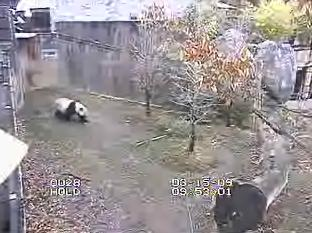
#> input picture deformable_ssvm/00001.jpg, 312 x 233 px
$ python draw_debug.py   (Python 2 division)
#> lines starting #> are read from the running program, lines starting #| are printed output that depends on the picture
#> further down, image is the input picture: shape (233, 312, 3); mean B, G, R 148.7, 146.8, 153.4
import matplotlib.pyplot as plt
from mpl_toolkits.axes_grid1 import ImageGrid


class DrawDebug(object):
    def __init__(self):
        plt.ion()
        self.fig = plt.figure()
        self.image_axe = self.fig.add_subplot(121)
        self.data_axe = ImageGrid(self.fig, 122,
                                  axes_pad=0.1,
                                  nrows_ncols=(2, 2),
                                  cbar_mode='single')

    def show_data(self, image_data, other):

        self.image_axe.imshow(image_data)
        for i in range(len(other)):
            im = self.data_axe[i].imshow(other[i])

        self.data_axe.cbar_axes[0].colorbar(im)

        for cax in self.data_axe.cbar_axes:
            cax.toggle_label(False)

        plt.show()
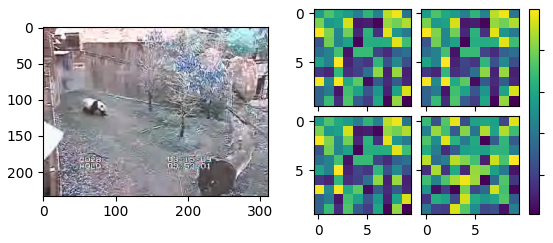
#> figure drawn by matplotlib, 6 panels; B, G, R data is drawn as R, G, B

if __name__ == '__main__':
    import cv2
    import numpy as np
    image = cv2.imread('00001.jpg')
    x_r = np.random.rand(10, 10)
    x_r2 = np.random.rand(10, 10)*5
    x_r_list = [x_r, x_r, x_r, x_r2]
    debug_window = DrawDebug()
    debug_window.show_data(image, x_r_list)

    print "abc"
